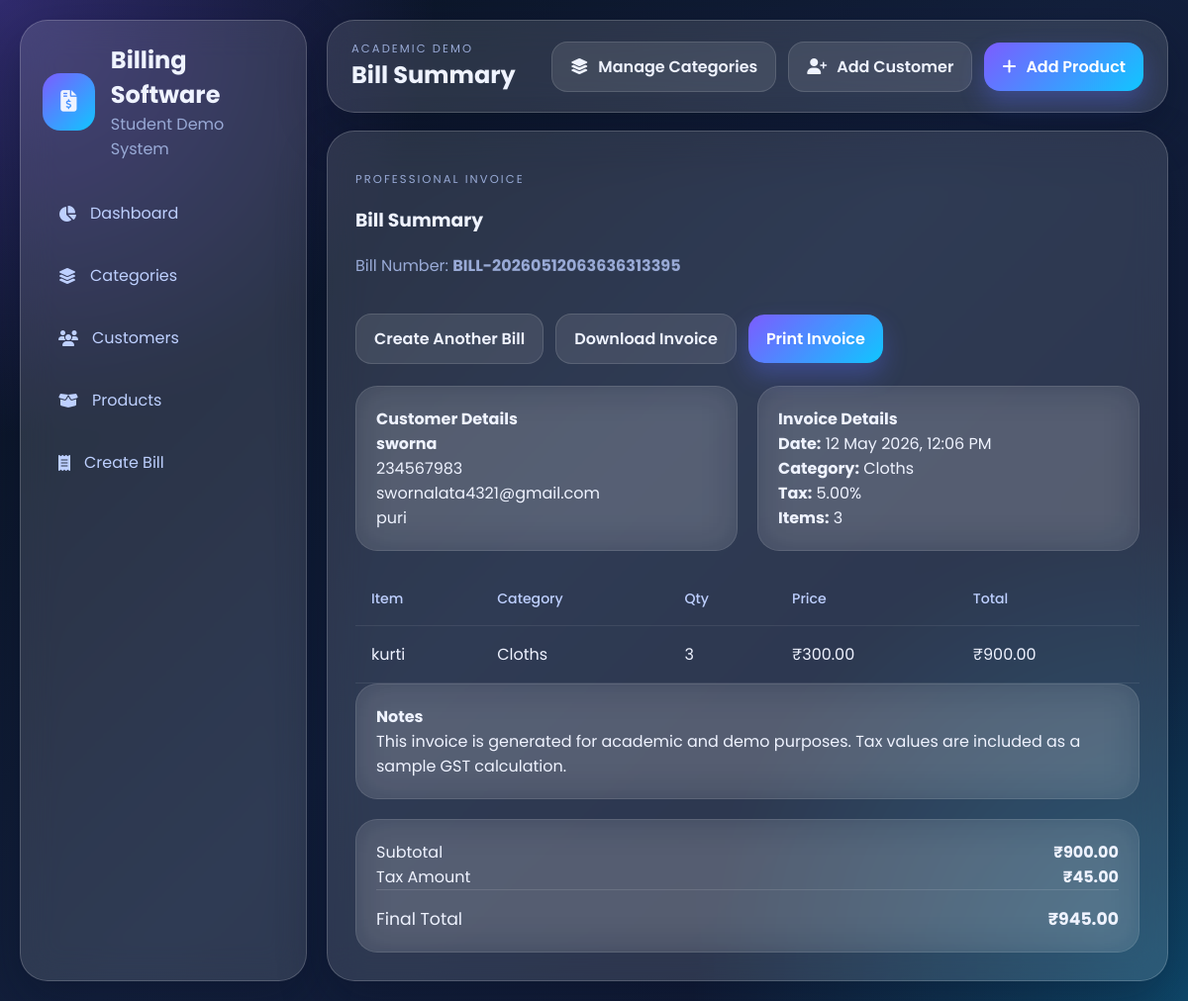
Screenshot of /bills/6/ with the database file from the repository.
### billing/models.py (models this page shows, shortened)
class Bill(models.Model):
    bill_number = models.CharField(max_length=30, unique=True)
    customer = models.ForeignKey(Customer, on_delete=models.CASCADE, related_name="bills")
    category = models.ForeignKey(Category, on_delete=PROTECT, related_name="bills")
    date = models.DateTimeField(default=timezone.now)
    subtotal_amount = models.DecimalField(max_digits=12, decimal_places=2, default=Decimal("0.00"))
    tax_percentage = models.DecimalField(max_digits=5, decimal_places=2, default=Decimal("5.00"))
    tax_amount = models.DecimalField(max_digits=12, decimal_places=2, default=Decimal("0.00"))
    total_amount = models.DecimalField(max_digits=12, decimal_places=2, default=Decimal("0.00"))
    class Meta:
        ordering = ["-date"]
    @property
    def total_items(self):
        return sum(item.quantity for item in self.items.all())

class Customer(models.Model):
    name = models.CharField(max_length=120)
    phone = models.CharField(max_length=20)
    email = models.EmailField(blank=True)
    address = models.TextField()
    created_at = models.DateTimeField(auto_now_add=True)
    class Meta:
        ordering = ["name"]

class Category(models.Model):
    name = models.CharField(max_length=100, unique=True)
    created_at = models.DateTimeField(auto_now_add=True)
    class Meta:
        ordering = ["name"]
        verbose_name_plural = "Categories"

class BillItem(models.Model):
    bill = models.ForeignKey(Bill, on_delete=models.CASCADE, related_name="items")
    product = models.ForeignKey(Product, on_delete=models.CASCADE)
    quantity = models.PositiveIntegerField(default=1)
    price = models.DecimalField(max_digits=10, decimal_places=2)
    @property
    def line_total(self):
        return self.price * self.quantity

class Product(models.Model):
    name = models.CharField(max_length=120)
    category = models.ForeignKey(Category, on_delete=PROTECT, related_name="products")
    price = models.DecimalField(max_digits=10, decimal_places=2)
    description = models.TextField(blank=True)
    created_at = models.DateTimeField(auto_now_add=True)
    class Meta:
        ordering = ["name"]

### billing/views.py (the view)
# urls.py: path("bills/<int:bill_id>/", views.bill_summary, name="bill_summary"),
def bill_summary(request, bill_id):
    bill = get_bill_with_items(bill_id)
    context = get_bill_context(bill)
    return render(request, "billing/bill_summary.html", context)

### billing/context_processors.py (called while the page is built)
def sidebar_categories(request):
    return {
        "sidebar_categories": Category.objects.all()[:8],
    }

### billing/views.py (called while the page is built)
def get_bill_with_items(bill_id):
    return get_object_or_404(
        Bill.objects.select_related("customer", "category").prefetch_related("items__product__category"),
        id=bill_id,
    )

def get_bill_context(bill):
    return {
        "page_title": "Bill Summary",
        "bill": bill,
        "items": bill.items.all(),
    }

### billing/templates/billing/bill_summary.html
{% extends 'billing/base.html' %}
{% block content %}
<section class="invoice-wrapper glass-panel panel-card">
    <div class="invoice-header">
        <div>
            <p class="eyebrow">Professional invoice</p>
            <h3>Bill Summary</h3>
            <p class="muted-text">Bill Number: <strong>{{ bill.bill_number }}</strong></p>
        </div>
        <div class="invoice-actions">
            <a href="{% url 'billing:create_bill' %}" class="btn btn-light">Create Another Bill</a>
            <a href="{% url 'billing:download_invoice' bill.id %}" class="btn btn-light">Download Invoice</a>
            <button class="btn btn-primary" onclick="window.print()">Print Invoice</button>
        </div>
    </div>
    <div class="invoice-grid">
        <article class="glass-soft info-card">
            <h4>Customer Details</h4>
            <p><strong>{{ bill.customer.name }}</strong></p>
            <p>{{ bill.customer.phone }}</p>
            <p>{{ bill.customer.email|default:'No email provided' }}</p>
            <p>{{ bill.customer.address }}</p>
        </article>
        <article class="glass-soft info-card">
            <h4>Invoice Details</h4>
            <p><strong>Date:</strong> {{ bill.date|date:"d M Y, h:i A" }}</p>
            <p><strong>Category:</strong> {{ bill.category.name }}</p>
            <p><strong>Tax:</strong> {{ bill.tax_percentage }}%</p>
            <p><strong>Items:</strong> {{ bill.total_items }}</p>
        </article>
    </div>
    <div class="table-wrapper">
        <table class="data-table invoice-table">
            <thead>
                <tr>
                    <th>Item</th>
                    <th>Category</th>
                    <th>Qty</th>
                    <th>Price</th>
                    <th>Total</th>
                </tr>
            </thead>
            <tbody>
                {% for item in items %}
                    <tr>
                        <td>{{ item.product.name }}</td>
                        <td>{{ item.product.category.name }}</td>
                        <td>{{ item.quantity }}</td>
                        <td>₹{{ item.price }}</td>
                        <td>₹{{ item.line_total }}</td>
                    </tr>
                {% endfor %}
            </tbody>
        </table>
    </div>
    <div class="invoice-footer">
        <div class="invoice-note glass-soft">
            <h4>Notes</h4>
            <p>
                This invoice is generated for academic and demo purposes. Tax values are included as a sample GST calculation.
            </p>
        </div>
        <div class="totals-box glass-soft">
            <div class="summary-row">
                <span>Subtotal</span>
                <strong>₹{{ bill.subtotal_amount }}</strong>
            </div>
            <div class="summary-row">
                <span>Tax Amount</span>
                <strong>₹{{ bill.tax_amount }}</strong>
            </div>
            <div class="summary-row total">
                <span>Final Total</span>
                <strong>₹{{ bill.total_amount }}</strong>
            </div>
        </div>
    </div>
</section>
{% endblock %}

### billing/static/billing/css/style.css (style rules this page uses)
:root { --bg-primary: #09111f; --bg-secondary: #101b33; --panel-bg: rgba(255, 255, 255, 0.12); --panel-border: rgba(255, 255, 255, 0.18); --text-main: #eff3ff; --text-soft: #bed0ff; --text-muted: #99aad6; --accent: #7c5cff; --accent-2: #10c6ff; --success: #24d39b; --danger: #ff6b81; --warning: #ffcb57; --shadow: 0 18px 50px rgba(5, 13, 32, 0.32); --radius-xl: 28px; --radius-lg: 22px; --radius-md: 16px; --radius-sm: 12px; }
* { box-sizing: border-box; }
body { margin: 0; min-height: 100vh; font-family: 'Poppins', sans-serif; color: var(--text-main); background: radial-gradient(circle at top left, rgba(124, 92, 255, 0.35), transparent 28%), radial-gradient(circle at bottom right, rgba(16, 198, 255, 0.28), transparent 32%), linear-gradient(135deg, #081120 0%, #13203d 50%, #0e1730 100%); }
a { color: inherit; text-decoration: none; }
button, input, select, textarea { font: inherit; }
button { cursor: pointer; border: none; }
.sidebar, .topbar, .panel-card, .alert, .hero-banner, .stat-card, .product-card, .info-card, .totals-box, .invoice-note { backdrop-filter: blur(18px); -webkit-backdrop-filter: blur(18px); }
.glass-panel { background: var(--panel-bg); border: 1px solid var(--panel-border); box-shadow: var(--shadow); border-radius: var(--radius-xl); }
.glass-soft { background: rgba(255, 255, 255, 0.08); border: 1px solid rgba(255, 255, 255, 0.1); border-radius: var(--radius-lg); }
.brand p, .eyebrow, .muted-text, .table-note, .simple-list-item span, .sidebar-footer p { color: var(--text-muted); }
.eyebrow { text-transform: uppercase; font-size: 0.72rem; letter-spacing: 0.18em; margin-bottom: 6px; }
.topbar-actions, .action-buttons, .form-actions, .invoice-actions { display: flex; flex-wrap: wrap; gap: 12px; align-items: center; }
.hero-banner, .panel-card { padding: 24px; }
.content-grid, .form-grid, .toolbar-grid, .invoice-grid, .invoice-footer { display: grid; gap: 20px; }
.workflow-item, .simple-list-item, .summary-row { display: flex; justify-content: space-between; gap: 14px; }
.workflow-item h4, .workflow-item p, .simple-list-item h4, .simple-list-item p, .list-item-right strong, .list-item-right span, .summary-row span, .summary-row strong, .empty-state h4, .empty-state p, .invoice-note h4, .invoice-note p, .info-card h4, .info-card p, .product-card h4, .product-card p, .product-card strong { margin: 0; }
.btn { display: inline-flex; align-items: center; justify-content: center; gap: 10px; padding: 12px 18px; border-radius: 16px; font-weight: 600; transition: 0.25s ease; }
.btn-primary { background: linear-gradient(135deg, var(--accent), var(--accent-2)); color: #fff; box-shadow: 0 12px 24px rgba(90, 109, 255, 0.32); }
.btn-light { background: rgba(255, 255, 255, 0.1); color: var(--text-main); border: 1px solid rgba(255, 255, 255, 0.12); }
.table-wrapper { width: 100%; overflow-x: auto; }
.data-table { width: 100%; border-collapse: collapse; min-width: 780px; }
.data-table th, .data-table td { padding: 16px; text-align: left; border-bottom: 1px solid rgba(255, 255, 255, 0.08); vertical-align: top; }
.data-table thead th { color: var(--text-soft); font-size: 0.88rem; font-weight: 500; }
.summary-row { align-items: center; }
.summary-row.total { padding-top: 16px; border-top: 1px solid rgba(255, 255, 255, 0.12); font-size: 1.08rem; }
.invoice-wrapper { padding: 28px; }
.invoice-header, .invoice-footer { display: grid; grid-template-columns: 1fr auto; gap: 20px; align-items: start; }
.invoice-grid { grid-template-columns: repeat(2, minmax(0, 1fr)); margin: 22px 0; }
.info-card, .invoice-note, .totals-box { padding: 20px; }
.totals-box { min-width: 320px; }
@media (max-width: 1200px) { .content-grid.two-columns, .bill-layout, .invoice-header, .invoice-footer { grid-template-columns: 1fr; } }

### rows the page displays
Bill: bill_number "BILL-20260512063636313395", customer.name "sworna", customer.phone "234567983", customer.email "swornalata4321@gmail.com", customer.address "puri", date "12 May 2026, 12:06 PM", category.name "Cloths", tax_percentage "5.00", total_items "3", subtotal_amount "900.00", tax_amount "45.00", total_amount "945.00"
BillItem: product.name "kurti", product.category.name "Cloths", quantity "3", price "300.00", line_total "900.00"

### other values shown
{{ page_title|default:"Billing Dashboard" }} "Bill Summary"
